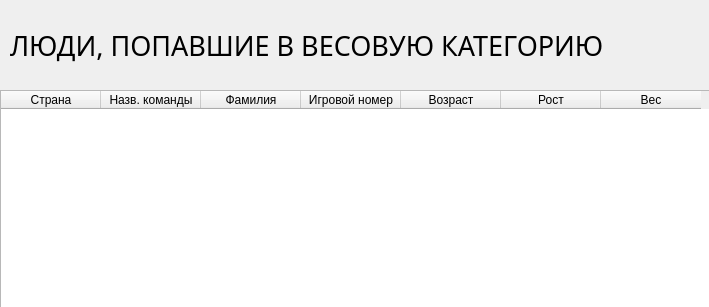
<?xml version="1.0" encoding="UTF-8"?>
<ui version="4.0">
 <class>thirdwindow</class>
 <widget class="QDialog" name="thirdwindow">
  <property name="geometry">
   <rect>
    <x>0</x>
    <y>0</y>
    <width>709</width>
    <height>307</height>
   </rect>
  </property>
  <property name="windowTitle">
   <string>Dialog</string>
  </property>
  <widget class="QTableWidget" name="tableWidget">
   <property name="geometry">
    <rect>
     <x>0</x>
     <y>90</y>
     <width>881</width>
     <height>221</height>
    </rect>
   </property>
   <column>
    <property name="text">
     <string>Страна</string>
    </property>
   </column>
   <column>
    <property name="text">
     <string>Назв. команды</string>
    </property>
   </column>
   <column>
    <property name="text">
     <string>Фамилия</string>
    </property>
   </column>
   <column>
    <property name="text">
     <string>Игровой номер</string>
    </property>
   </column>
   <column>
    <property name="text">
     <string>Возраст</string>
    </property>
   </column>
   <column>
    <property name="text">
     <string>Рост</string>
    </property>
   </column>
   <column>
    <property name="text">
     <string>Вес</string>
    </property>
   </column>
  </widget>
  <widget class="QLabel" name="label">
   <property name="geometry">
    <rect>
     <x>10</x>
     <y>10</y>
     <width>861</width>
     <height>71</height>
    </rect>
   </property>
   <property name="font">
    <font>
     <family>Segoe Script</family>
     <pointsize>20</pointsize>
    </font>
   </property>
   <property name="toolTip">
    <string>&lt;html&gt;&lt;head/&gt;&lt;body&gt;&lt;p&gt;&lt;span style=&quot; font-size:14pt;&quot;&gt;Найти по фамилии&lt;/span&gt;&lt;/p&gt;&lt;/body&gt;&lt;/html&gt;</string>
   </property>
   <property name="whatsThis">
    <string>&lt;html&gt;&lt;head/&gt;&lt;body&gt;&lt;p&gt;&lt;span style=&quot; font-size:14pt;&quot;&gt;Найти по фамилии&lt;/span&gt;&lt;/p&gt;&lt;/body&gt;&lt;/html&gt;</string>
   </property>
   <property name="frameShape">
    <enum>QFrame::NoFrame</enum>
   </property>
   <property name="frameShadow">
    <enum>QFrame::Raised</enum>
   </property>
   <property name="text">
    <string>ЛЮДИ, ПОПАВШИЕ В ВЕСОВУЮ КАТЕГОРИЮ</string>
   </property>
   <property name="textFormat">
    <enum>Qt::RichText</enum>
   </property>
   <property name="scaledContents">
    <bool>false</bool>
   </property>
   <property name="wordWrap">
    <bool>false</bool>
   </property>
  </widget>
 </widget>
 <resources/>
 <connections/>
</ui>
